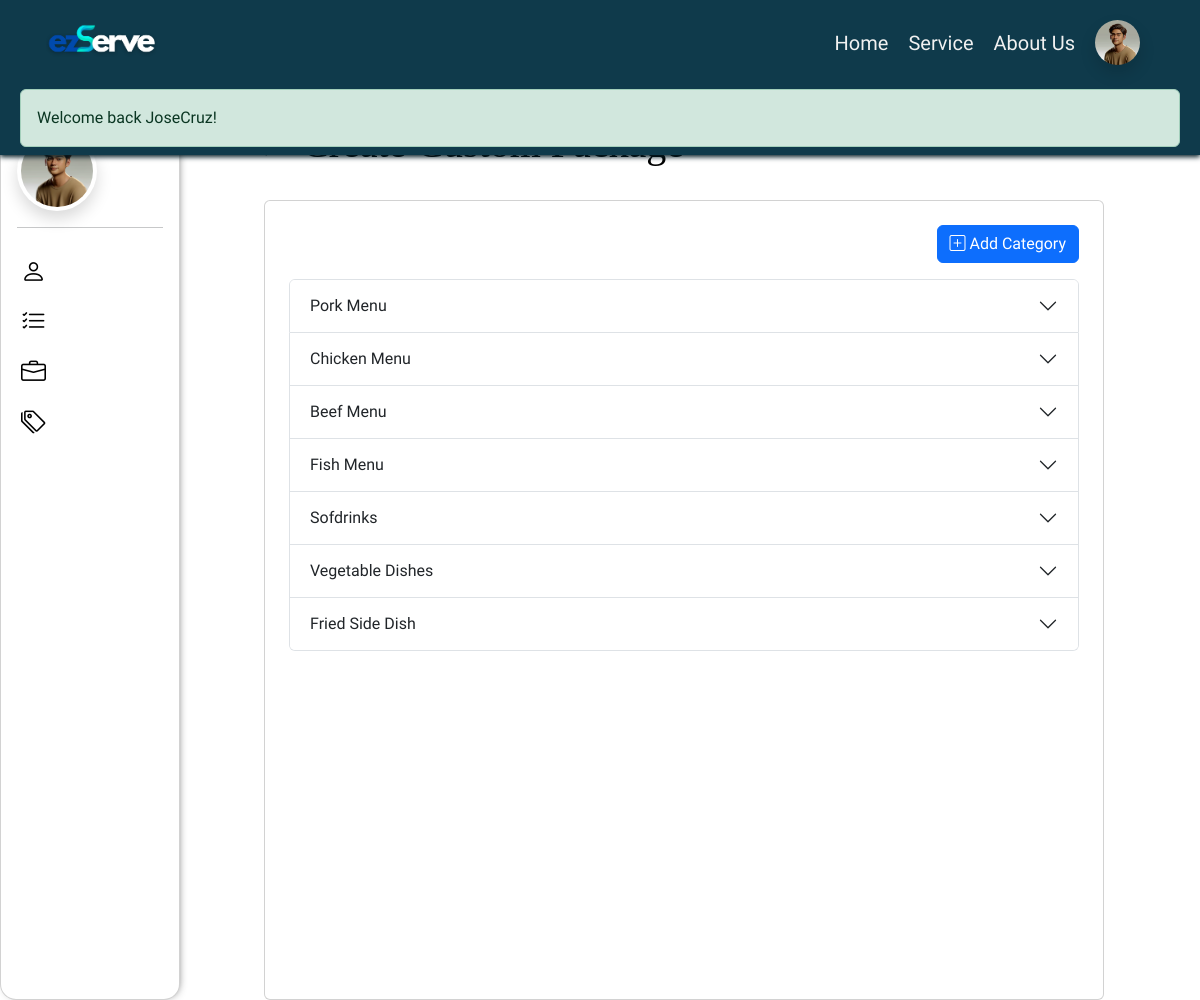
/?page=custom_package&businessCode=24&branchCode=33 (signed in), run on the app's committed database.
### tables this page shows
CREATE TABLE `business_owner` (
  `ownerID` int(11) NOT NULL,
  `fname` varchar(50) NOT NULL,
  `lname` varchar(50) NOT NULL,
  `birthday` date NOT NULL,
  `email` varchar(50) NOT NULL,
  `verification_code` varchar(200) NOT NULL,
  `number` varchar(30) NOT NULL,
  `ownerAddress` varchar(255) NOT NULL,
  `username` varchar(100) NOT NULL,
  `password` varchar(100) NOT NULL,
  `repassword` varchar(100) NOT NULL,
  `usertype` varchar(50) NOT NULL,
  `profileImage` longblob NOT NULL,
  `status` tinyint(4) NOT NULL,
  `created` timestamp NOT NULL DEFAULT current_timestamp(),
  `updated` timestamp NOT NULL DEFAULT current_timestamp()
);

CREATE TABLE `custom_category` (
  `customCategoryCode` int(11) NOT NULL,
  `branchCode` int(11) NOT NULL,
  `categoryName` varchar(200) NOT NULL
);

### app/functions/userFunction.php (called while the page is built, shortened)
<?php
function viewUser($userID) {
    global $DB;
    $usertype = $_SESSION[AUTH_TYPE];
    if ($usertype === 'client') {
        $query = $DB->prepare("SELECT * FROM client WHERE clientID = ?");
    } elseif ($usertype === 'business owner') {
        $query = $DB->prepare("SELECT * FROM business_owner WHERE ownerID = ?");
    } else {
        return null;
    }
    $query->bind_param("i", $userID);
    $query->execute();
    $result = $query->get_result();
    $user = $result->fetch_object();
    return $user;
}
?>

### index.php (called while the page is built, shortened)
<?php
	require 'functions.php';
	require 'page.php';
?>

### pages/custom_package.php (the view, shortened to what this page needs)
<?= element('header') ?>
<?= element('owner-side-nav') ?>
<?php
$businessCode = isset($_GET['businessCode']) ? $_GET['businessCode'] : '';
$branchCode = isset($_GET['branchCode']) ? $_GET['branchCode'] : '';
$categoriesQuery = "SELECT * FROM custom_category WHERE branchCode = '$branchCode'";
$categoriesResult = $DB->query($categoriesQuery);
?>
<?php if ($categoriesResult->num_rows > 0): ?>
    <div style="margin: 120px 0 0 20%; width: 70vw">
    <div class="justify-content-center align-items-center" >
        <div class="d-flex justify-content-between align-items-center mb-4" >
            <div class="d-flex">
                    <a href="?page=choose_package&businessCode=<?= $businessCode?>&branchCode=<?= $branchCode ?>" class=" mx-3 btn-back btn-lg justify-content-center align-items-center d-flex text-dark">
                    </a>
                    <h1>
                    </h1>
            </div>
        </div>
        <div>
            <div class="package-details overflow-auto col-5 card bg-opacity-25 bg-white mx-4 px-4" style="height: 100vh; width: 70vw;">
                        <div class="text-end mb-3">
                            <a href="?page=add_custom_package&businessCode=<?= $businessCode?>&branchCode=<?= $branchCode ?>" class="btn-edit btn btn-primary btn-md text-white mt-4">
                            <i class="bi bi-plus-square"></i>
                            <span>Add Category</span>
                        </a>
                    </div>
                <div class="accordion" id="accordionFlushExample">
                    <?php
                    while ($category = $categoriesResult->fetch_assoc()) {
                        $categoryCode = $category['customCategoryCode'];
                        ?>
                        <div class="accordion-item " id="accordionItem<?= $categoryCode ?>">
                            <h2 class="accordion-header" id="flush-heading<?= $categoryCode ?>">
                                <button class="accordion-button collapsed" type="button" data-bs-toggle="collapse" data-bs-target="#flush-collapse<?= $categoryCode ?>" aria-expanded="false" aria-controls="flush-collapse<?= $categoryCode ?>">
                                    <?= $category['categoryName'] ?>
                                </button>
                            </h2>
                        </div>
                    <?php } ?>
<?php endif; ?>

### elements/header.php (shortened to what this page needs)
<?php if( ! defined( 'ACCESS' ) ) die( 'DIRECT ACCESS NOT ALLOWED' );
if (isset($_SESSION['userID'])) {
    $usertype = isset($_SESSION['usertype']) ? $_SESSION['usertype'] : '';
}
if (isset($_SESSION['userID'])) {
    $userData = viewUser($_SESSION['userID']);
    $profileImage = !empty($userData->profileImage) ? $userData->profileImage : '';
} else {
    $profileImage = '';
}
?>
<!DOCTYPE html>
<html lang="en">
<head>
    <link href="https://cdn.jsdelivr.net/npm/bootstrap@5.3.0/dist/css/bootstrap.min.css" rel="stylesheet">
    <link rel="stylesheet" href="https://cdn.jsdelivr.net/npm/bootstrap-icons@1.3.0/font/bootstrap-icons.css">
    <link href="./assets/view.css" rel="stylesheet">
  </head>
<body>
    <header class="header align-items-center justify-content-center fixed-top  " style="height: auto">
    <div class=" header-nav d-flex justify-content-between align-items-center" style="height: auto">
        <div class="title">
            <img class="logo col-sm-7" src="assets/images/has shadow.png">
        </div>
        <nav class="d-flex  align-items-center ">
        <ul class="burger-menu " id="burgerDropdown" >
        <li><a class="burger-item <?php echo ($current_page === 'default') ? 'active' : ''; ?>" href="<?= SITE_URL ?>/?page=default">Home</a></li>
    <li><a class="burger-item <?php echo ($current_page === 'services') ? 'active' : ''; ?>" href="<?= SITE_URL ?>/?page=services">Service</a></li>
    <li><a class="burger-item <?php echo ($current_page === 'about') ? 'active' : ''; ?>" href="<?= SITE_URL ?>/?page=about">About Us</a></li>
                <?php if (isset($_SESSION[AUTH_ID])) { ?>
            <li class="dropdown profile-drop" >
            <?php if (isset($_SESSION[AUTH_NAME])): ?>
                <a class="d-flex" href="#" id="navbarDropdown" role="button" data-bs-toggle="dropdown" aria-expanded="false">
                    <?php if (isset($_SESSION[AUTH_ID]) && !empty($profileImage)): ?>
                        <img class=" rounded-circle shadow " src="<?php echo $profileImage; ?>" alt="User's Picture" style="width: 45px; height: 45px;">
                    <?php else: ?>
                        <i class="bi bi-person-circle" style="font-size: 45px"></i>
                    <?php endif; ?>
                </a>
            <?php else: ?>
                <a class="d-flex" href="#" id="navbarDropdown" role="button" data-bs-toggle="dropdown" aria-expanded="false">
                    <i class="bi bi-person-fill"></i>
                </a>
            <?php endif; ?>
            </li>
        <?php } ?>
    </ul>
</nav>
    </div>
    <div class="message row m-0">
      <div class="col left-content">
     <?= show_message(); ?>
     </div>
</div>
</header>

### elements/owner-side-nav.php (shortened to what this page needs)
<?php
$userData = viewUser($_SESSION['userID']);
$profileImage = $userData->profileImage;
?>
<div class="side-nav card fixed-top rounded-4 bg-opacity-10 bg-white">
  <?php if (isset($_SESSION[AUTH_ID])) { ?>
    <?php if ($_SESSION[AUTH_TYPE] === 'business owner') { ?>
      <div class="d-flex mx-3 justify-content-start align-items-center">
    <?php if (!empty($profileImage)): ?>
        <img class="profileImg rounded-circle shadow p-1 bg-white" id="preview_profileImage" alt="Profile Image"
            src="<?php echo $profileImage; ?>" style="width:5rem; height: 5rem">
    <?php else: ?>
        <i class="bi bi-person-circle" style="font-size: 2rem"></i>
    <?php endif; ?>
</div>
    <?php } ?>
    <hr class="mx-3">
    <div>
      <div class="nav-item <?php echo ($_GET['page'] === 'owner_profile') ? 'active' : ''; ?>"><a href="<?php echo SITE_URL ?>/?page=owner_profile" class="py-2"><i class="bi bi-person"></i><span>My Profile</span></a></div>
      <div class="nav-item <?php echo ($_GET['page'] === 'owner-order-list') ? 'active' : ''; ?>"><a href="<?php echo SITE_URL ?>/?page=owner-order-list" class="py-2"><i class="bi bi-list-check"></i><span>Client Orders</span></a></div>
      <div class="nav-item <?php echo ($_GET['page'] === 'owner_business') ? 'active' : ''; ?>"><a href="<?php echo SITE_URL ?>/?page=owner_business" class="py-2"><i class="bi bi-briefcase"></i><span>My Business</span></a></div>
      <div class="nav-item <?php echo ($_GET['page'] === 'owner_voucher') ? 'active' : ''; ?>"><a href="<?php echo SITE_URL ?>/?page=owner_voucher" class="py-2"><i class="bi bi-tags"></i><span>My Vouchers</span></a></div>
    </div>
  <?php } ?>
</div>

### assets/view.css (style rules this page uses)
body { font-family: "Lexend exa", Arial; overflow-x: hidden; background-image: url(./images/bg-2.png); background-repeat:repeat-y; background-size: cover; }
h1 { color: #000000; }
.message { z-index: 999; }
header { background-color: #0f3a4b; box-shadow: 0px 2px 5px #031b23; }
nav li { list-style: none; padding: 0px 10px; }
nav ul { margin-top: 20px; }
a { text-decoration: none; }
.details h1, h2 { color: black; }
.nav-item { margin: 10px 10px 0px 10px; }
.side-nav { position: fixed; top: 80px; bottom: 0; left: 0; padding: 50px 0 0; box-shadow: 2px 0 10px -5px #333; z-index: 600; width: 18em; }
.side-nav .nav-item { list-style: none; height: 40px; }
.side-nav .nav-item { padding: 0 10px 0 10px; }
.side-nav i { font-size: 25px; color: black; padding-right: 5px; }
h1 { font-family: "Arvo"!important; }

### elements/header.php (style rules this page uses)
@media (max-width: 2000px) { .logo { width: 10rem; height: 5rem; margin-left: 20px; } }
@media (max-width: 2000px) { nav { margin: 0 50px; } }
@media (max-width: 2000px) { nav ul { display: flex; justify-content: space-between; align-items: center; } }
@media (max-width: 2000px) { .title { display:flex; flex-direction: row; align-items: center; justify-content: center; } }
@media (max-width: 2000px) { .burger-menu li a { color: #f1f1f1; text-decoration: none; font-size: 20px; } }
nav { display: flex; justify-content: start; }
nav ul { padding:0; }
.profile-drop { z-index: 1040!important; }

### elements/owner-side-nav.php (style rules this page uses)
@media (max-width: 1300px) { .side-nav i { font-size: 25px; } }
@media (max-width: 1300px) { .side-nav { width: 15vw; } }

### data on the page
business_owner: profileImage (picture)
custom_category: categoryName "Pork Menu"
custom_category: categoryName "Chicken Menu"
custom_category: categoryName "Beef Menu"
custom_category: categoryName "Fish Menu"
custom_category: categoryName "Sofdrinks"
custom_category: categoryName "Vegetable Dishes"
custom_category: categoryName "Fried Side Dish"

### other printed values
$_SESSION[ 'MESSAGE' ] "Welcome back JoseCruz!"
